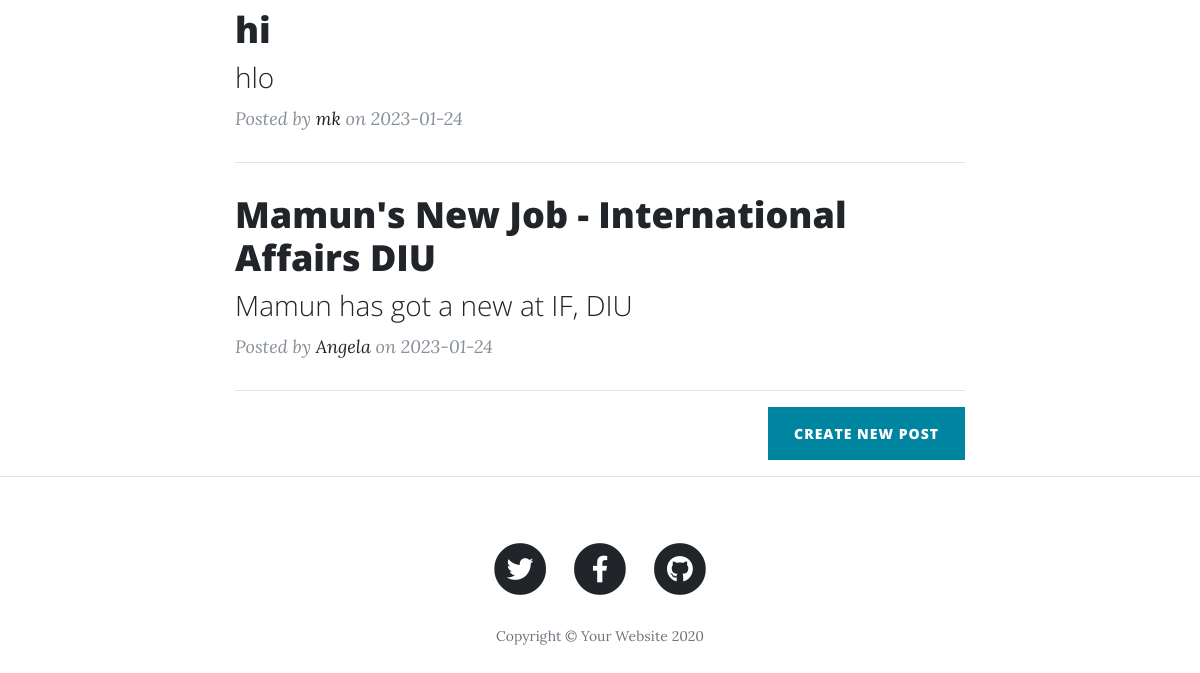
Before: / (lower part) with the older database file.
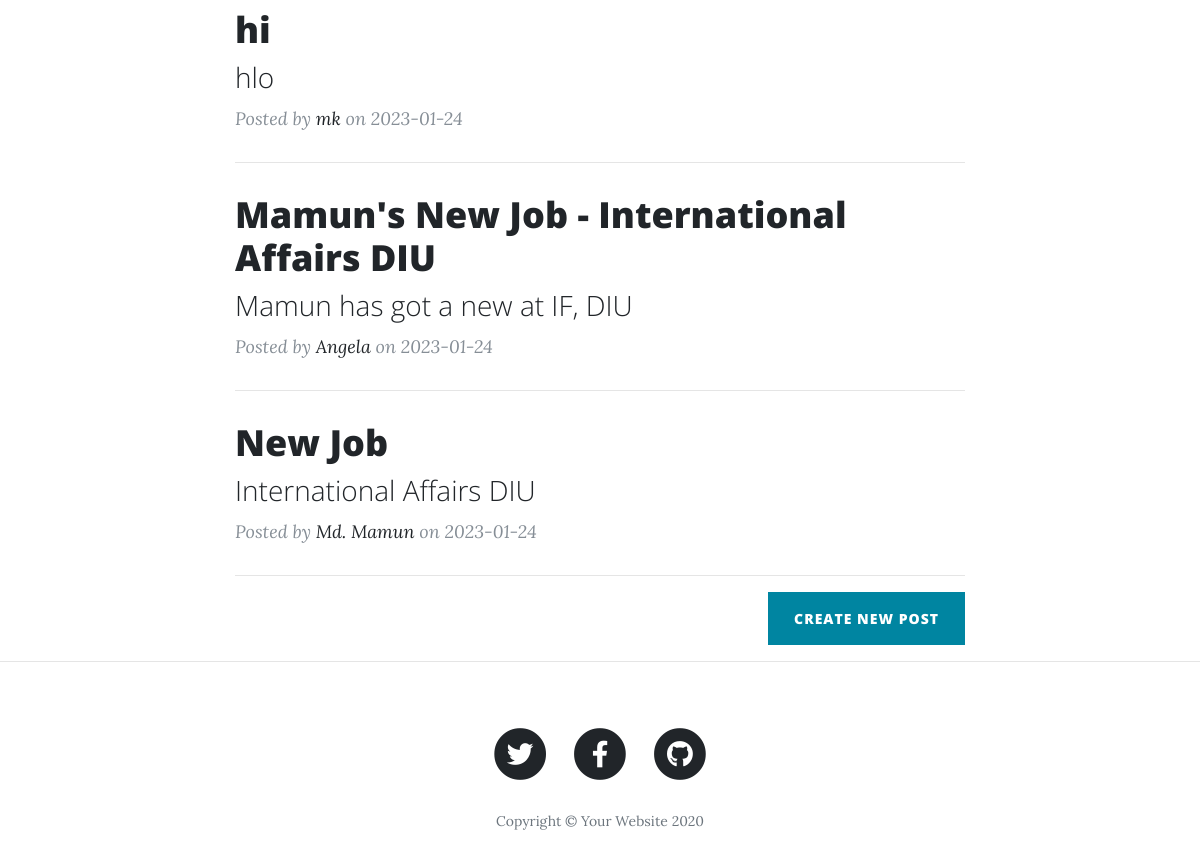
After: the same page with the newer database file.
### main.py (models this page shows, shortened)
class BlogPost(db.Model):
    id = db.Column(db.Integer, primary_key=True, autoincrement=True)
    title = db.Column(db.String(250), unique=True, nullable=False)
    subtitle = db.Column(db.String(250), nullable=False)
    date = db.Column(db.String(250), nullable=False)
    body = db.Column(db.Text, nullable=False)
    author = db.Column(db.String(250), nullable=False)
    img_url = db.Column(db.String(250), nullable=False)

### main.py (the view)
@app.route('/')
def get_all_posts():
    posts = db.session.query(BlogPost).all()
    return render_template("index.html", all_posts=posts)

### templates/index.html (shortened to what this page needs)
{% include "header.html" %}
  <div class="container">
    <div class="row">
      <div class="col-lg-8 col-md-10 mx-auto">
        {% for post in all_posts %}
        <div class="post-preview">
          <a href="{{ url_for('show_post', index=post.id) }}">
            <h2 class="post-title">
              {{post.title}}
            </h2>
            <h3 class="post-subtitle">
              {{post.subtitle}}
            </h3>
          </a>
          <p class="post-meta">Posted by
            <a href="#">{{post.author}}</a>
            on {{post.date}}</p>
        </div>
        <hr>
        {% endfor %}
        <div class="clearfix">
          <a class="btn btn-primary float-right" href="{{url_for('new_post')}}">Create New Post</a>
        </div>
      </div>
    </div>
  </div>
  <hr>
{% include "footer.html" %}

### templates/header.html (shortened to what this page needs)
<!DOCTYPE html>
<html lang="en">
<head>
  <link href="{{ url_for('static', filename='vendor/bootstrap/css/bootstrap.min.css') }}" rel="stylesheet">
  <link href="{{ url_for('static', filename='vendor/fontawesome-free/css/all.min.css')}}" rel="stylesheet" type="text/css">
  <link href="{{ url_for('static', filename='css/clean-blog.min.css')}}" rel="stylesheet">
</head>
<body>

### templates/footer.html (shortened to what this page needs)
  <footer>
    <div class="container">
      <div class="row">
        <div class="col-lg-8 col-md-10 mx-auto">
          <ul class="list-inline text-center">
            <li class="list-inline-item">
              <a href="#">
                <span class="fa-stack fa-lg">
                  <i class="fas fa-circle fa-stack-2x"></i>
                  <i class="fab fa-twitter fa-stack-1x fa-inverse"></i>
                </span>
              </a>
            </li>
            <li class="list-inline-item">
              <a href="#">
                <span class="fa-stack fa-lg">
                  <i class="fas fa-circle fa-stack-2x"></i>
                  <i class="fab fa-facebook-f fa-stack-1x fa-inverse"></i>
                </span>
              </a>
            </li>
            <li class="list-inline-item">
              <a href="#">
                <span class="fa-stack fa-lg">
                  <i class="fas fa-circle fa-stack-2x"></i>
                  <i class="fab fa-github fa-stack-1x fa-inverse"></i>
                </span>
              </a>
            </li>
          </ul>
          <p class="copyright text-muted">Copyright &copy; Your Website 2020</p>
        </div>
      </div>
    </div>
  </footer>
</body>
</html>

Changed rows visible on the page:
added BlogPost: title "New Job", subtitle "International Affairs DIU", author "Md. Mamun", date "2023-01-24"
